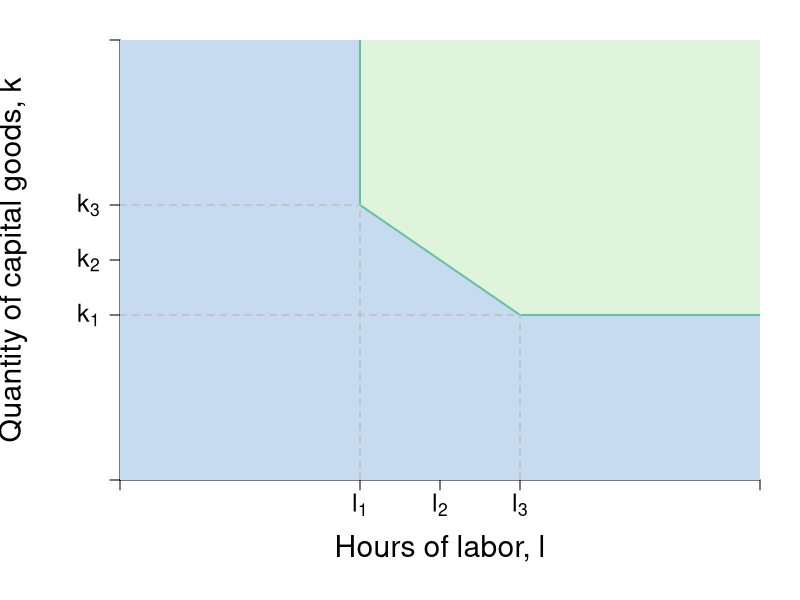

Recreate this plot in R. (Note: this script raises an error after producing the figure.)
require(shape)
pdf(file = "specprodexch/production_technique_angle.pdf", width = 7, height = 7)

#Set parameters for graphics
pointsize <- 1.8
axislabelsize <- 1.8
labelsize <- 1.5
namesize <- 1.8
annotatesize <- 1.5
graphlinewidth <- 2
segmentlinewidth <- 1.5

COL <- c("#7fc97f", "#beaed4", "#fdc086", "#ffff99", "#386cb0", "#f0027f", "#bf5b17", "#666666")
COLA <- c("#e0f3db", "#99d8c9","#66c2a4","#41ae76", "#238b45", "#005824")
COLB <- c("#c6dbef", "#4eb3d3", "#2b8cbe", "#0868ac","#084081")

par(mar =  c(6, 6, 2, 2))

xlims <- c(0, 12)
ylims <- c(0, 12)

npts <- 501 


plot(0, 0, xlim = xlims, ylim = ylims, type = "n",
     xlab = expression(paste("")),
     ylab = expression(paste("")), 
     xaxt = "n", 
     yaxt = "n", 
     cex.lab = axislabelsize, 
     bty = "n",
     xaxs="i", 
     yaxs="i")

# ticksy <- seq(from = 0, to = ylims[2], by = 2)
# ylabels <- seq(from = 0, to = ylims[2], by = 2)
# ticksx <- seq(from = 0, to = xlims[2], by = 2)
# xlabels <- seq(from = 0, to = xlims[2], by = 2)
ticksy <- c(0, 4.5, 6, 7.5, ylims[2])
ylabels <- c(NA, expression(paste(k[1])), expression(paste(k[2])), expression(paste(k[3])), NA)
ticksx <- c(0, 4.5, 6, 7.5, xlims[2])
xlabels <- c(NA, expression(paste(l[1])), expression(paste(l[2])), expression(paste(l[3])), NA)

axis(1, at = ticksx, pos = 0, labels = xlabels, cex.axis = labelsize)
axis(2, at = ticksy, pos = 0, labels = ylabels, las = 1,cex.axis = labelsize)

npts <- 500 
xx1 <- seq(xlims[1], xlims[2], length.out = npts)

#Infeasible area
xpoly <- c(0, 4.5, 4.5, 7.5, xlims[2], xlims[2], 0, 0)
ypoly <- c(ylims[2], ylims[2], 7.5, 4.5, 4.5, 0, 0, ylims[2])
polygon(x = xpoly, y = ypoly, col = COLB[1], density = NULL, border = NA)

#Feasible area
xpoly1 <- c(xlims[2], 7.5, 4.5, 4.5,  xlims[2], xlims[2])
ypoly1 <- c(4.5, 4.5, 7.5, ylims[2], ylims[2], 4.5)
polygon(x = xpoly1, y = ypoly1, col = COLA[1], density = NULL, border = NA)

#Production set
segments(7.5, 4.5, xlims[2], 4.5, lty = 1, col = COLA[3], lwd = graphlinewidth)
segments(4.5, 7.5, 4.5, ylims[2], lty = 1, col = COLA[3],  lwd = graphlinewidth)
segments(4.5, 7.5, 7.5, 4.5, lty = 1, col = COLA[3],  lwd = graphlinewidth)

#Segments to other points
segments(0, 7.5, 4.5, 7.5, lty = 2, col = "gray", lwd = segmentlinewidth)
segments(4.5, 0, 4.5, 7.5, lty = 2, col = "gray", lwd = segmentlinewidth)

#For k2
segments(0, 4.5, 7.5, 4.5, lty = 2, col = "gray", lwd = segmentlinewidth)

#For l2
segments(7.5, 0, 7.5, 4.5, lty = 2, col = "gray", lwd = segmentlinewidth)

mtext(expression(paste("Hours of labor, ", l)), side=1, line = 3.3, cex = axislabelsize)
text(-2, 0.5*ylims[2], expression(paste("Quantity of capital goods, ", k)), xpd = TRUE, cex = axislabelsize, srt = 90) 

#Reminder: slope of the ray (to calculate useful points)
#4.5/7.5
#Rays from Origin as arrows
Arrows(0, 0, 7.2, 4.32, col = "black", lty = 1, lwd = arrwidth, arr.type = "triangle", arr.lwd = 0.5)
Arrows(0, 0, 4.32, 7.2, col = "black", lty = 1, lwd = arrwidth, arr.type = "triangle", arr.lwd = 0.5)
#segments(0, 0, 7.5, 4.5, lty = 3, col = "darkgray", lwd = segmentlinewidth)
#segments(0, 0, 4.5, 7.5, lty = 3, col = "darkgray", lwd = segmentlinewidth)

#For production technique a
points(4.5, 7.5, pch = 16, col = "black", cex = 1.5)
text(4.25, 7.75, expression(a), cex = labelsize)

#For production technique b
points(7.5, 4.5, pch = 16, col = "black", cex = 1.5)
text(7.75, 4.25, expression(b), cex = labelsize)

#For production technique c
points(6, 6, pch = 16, col = "black", cex = 1.5)
text(6, 5.7, expression(c), cex = labelsize)



#Label 
text(8, 8, expression(paste("c combines")), cex = labelsize)
text(8, 7.5, expression(paste("techniques")), cex = labelsize)
text(8, 7.1, expression(paste("a and b")), cex = labelsize)

#Arrows(7.5, 6.75, 7.5, 4.9, col = "black", lty = 1, lwd = 2, arr.type = "triangle", arr.lwd = 0.5)
#Arrows(7, 7.5, 4.9, 7.5, col = "black", lty = 1, lwd = 2, arr.type = "triangle", arr.lwd = 0.5)
Arrows(7.25, 7.25, 6.25, 6.25, col = "black", lty = 1, lwd = arrwidth, arr.type = "triangle", arr.lwd = 0.5)

#text(10, 11, expression(paste("Feasible")), cex = labelsize)
#text(10, 10.5, expression(paste("production")), cex = labelsize)
#text(10, 10, expression(paste("techniques")), cex = labelsize)

#text(10, 3, expression(paste("Infeasible")), cex = labelsize)
#text(10, 2.5, expression(paste("production")), cex = labelsize)
#text(10, 2, expression(paste("techniques")), cex = labelsize)


text(2, 7, expression(paste("Steeper ray:")), cex = labelsize)
text(2.3, 6.5, expression(paste("more k-intensive")), cex = labelsize)
text(2.3, 6, expression(paste("less l-intensive")), cex = labelsize)
#Arrows(2.8, 6.9, 3.85, 6.9, col = "black", lty = 1, lwd = arrwidth, arr.type = "triangle", arr.lwd = 0.5)


text(6, 2.7, expression(paste("Flatter ray:")), cex = labelsize)
text(6, 2.2, expression(paste("more l-intensive")), cex = labelsize)
text(6, 1.7, expression(paste("less k-intensive")), cex = labelsize)
#Arrows(6, 2.7, 6, 3.3, col = "black", lty = 1, lwd = arrwidth, arr.type = "triangle", arr.lwd = 0.5)

text(11, 4.75, expression(paste(underline(x) == 100)), cex = labelsize)

dev.off()
